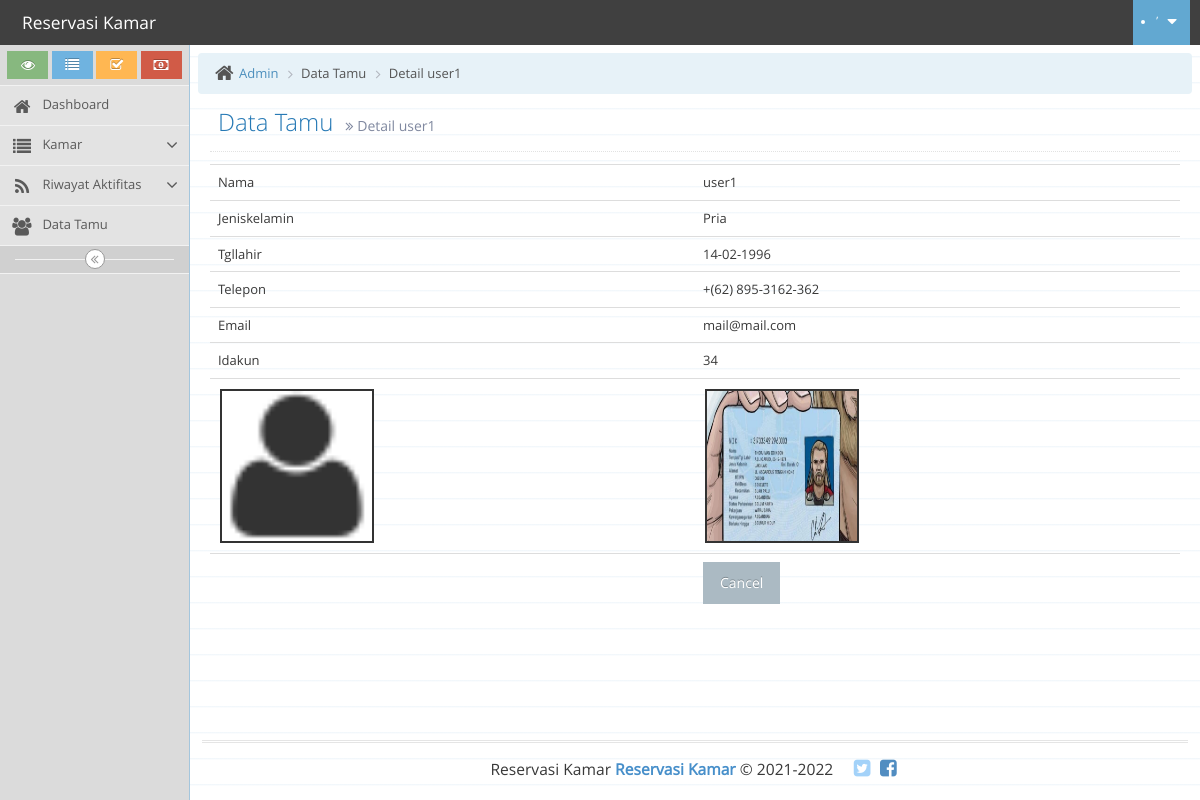
Screenshot of /admin/Pelanggan/read/25 with the database file from the repository.
### tables this page shows
CREATE TABLE IF NOT EXISTS `pelanggan` (
  `idpelanggan` int(15) NOT NULL AUTO_INCREMENT,
  `nama` varchar(50) NOT NULL,
  `jeniskelamin` enum('Pria','Wanita') NOT NULL,
  `tgllahir` varchar(15) NOT NULL,
  `telepon` varchar(18) DEFAULT NULL,
  `email` varchar(35) DEFAULT NULL,
  `fotoktp` text,
  `fotoprofil` varchar(2500) DEFAULT 'uploads/pelanggan/profile/usernoimage.png',
  `idakun` int(15) NOT NULL,
  PRIMARY KEY (`idpelanggan`)
);

### application/controllers/admin/Pelanggan.php (called while the page is built, shortened)
<?php
class Pelanggan extends CI_Controller
{
    function __construct()
    {
        $this->load->model('Pelanggan_model');
        $this->load->model("Aktifitasakun_model");
        $this->load->library('form_validation');
    }
    public function read($id)
    {
        $row = $this->Pelanggan_model->get_by_id($id);
        $boot = array(
            'assets/css/colorbox.min.css'
        );
        if ($row) {
            $data = array(
            'judul' => array("Data Tamu", "Detail ".$row->nama),
    		'idpelanggan' => $row->idpelanggan,
    		'nama' => $row->nama,
    		'jeniskelamin' => $row->jeniskelamin,
    		'tgllahir' => $row->tgllahir,
    		'telepon' => $row->telepon,
    		'email' => $row->email,
    		'fotoktp' => $row->fotoktp,
    		'fotoprofil' => $row->fotoprofil,
    		'idakun' => $row->idakun,
            'bootstrap' => $boot,
            'konten' => 'admin/pelanggan/pelanggan_read',
            'script' => "admin/pelanggan/pelanggan_read_script"
	    );
            $this->load->view('admin/container', $data);
        } else {
            $this->session->set_flashdata('message', 'Record Not Found');
            redirect(site_url('admin/Pelanggan'));
        }
    }
}

### index.php (called while the page is built, shortened)
<?php
require_once BASEPATH.'core/CodeIgniter.php';

### application/models/Pelanggan_model.php (called while the page is built, shortened)
<?php
class Pelanggan_model extends CI_Model
{
    public $table = 'pelanggan';
    public $id = 'idpelanggan';
    function get_by_id($id)
    {
        $this->db->where($this->id, $id);
        return $this->db->get($this->table)->row();
    }
}

### application/views/admin/pelanggan/pelanggan_read.php (the view, shortened to what this page needs)
<table class="table">
	<tr><td>Nama</td><td><?php echo $nama; ?></td></tr>
	<tr><td>Jeniskelamin</td><td><?php echo $jeniskelamin; ?></td></tr>
	<tr><td>Tgllahir</td><td><?php echo $tgllahir; ?></td></tr>
	<tr><td>Telepon</td><td><?php echo $telepon; ?></td></tr>
	<tr><td>Email</td><td><?php echo $email; ?></td></tr>
	<tr><td>Idakun</td><td><?php echo $idakun; ?></td></tr>
	<tr>
		<td>
			<ul class="ace-thumbnails clearfix">
				<li>
					<a href="<?php echo $fotoprofil; ?>" data-rel="colorbox">
						<img width="150" height="150" alt="150x150" src="<?php echo $fotoprofil; ?>" />
					</a>
				</li>
			</ul>
		</td>
		<td>
			<ul class="ace-thumbnails clearfix">
				<li>
					<a href="<?php echo $fotoktp; ?>" data-rel="colorbox">
						<img width="150" height="150" alt="150x150" src="<?php echo $fotoktp; ?>" />
					</a>
				</li>
			</ul>
		</td>
	</tr>
	<tr><td></td><td><button onClick="window.history.go(-1)" class="btn btn-default">Cancel</button></td></tr>
</table>

### rows the page displays
pelanggan: nama "user1", jeniskelamin "Pria", tgllahir "14-02-1996", telepon "+(62) 895-3162-362", email "mail@mail.com", idakun "34", fotoprofil (placeholder picture), fotoktp (picture)

### other values shown
$this->config->item('app_name') "Reservasi Kamar"
$title "Data Tamu"
$title "Detail user1"
$judul[0] "Data Tamu"
$this->config->item("app_name") "Reservasi Kamar"
